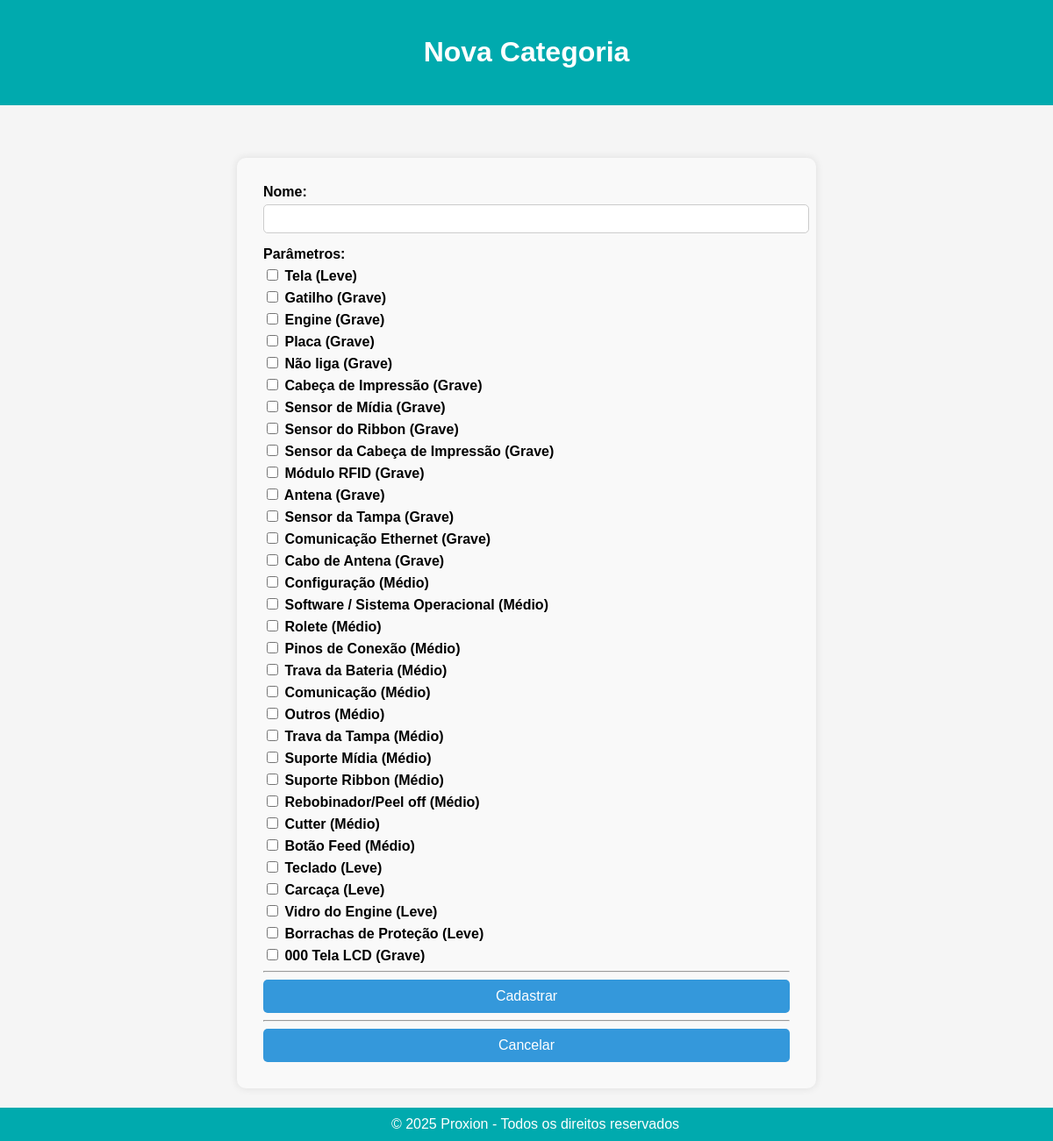
/equipamentos/categorias/cadastrar/, run on an earlier commit of the app's database.
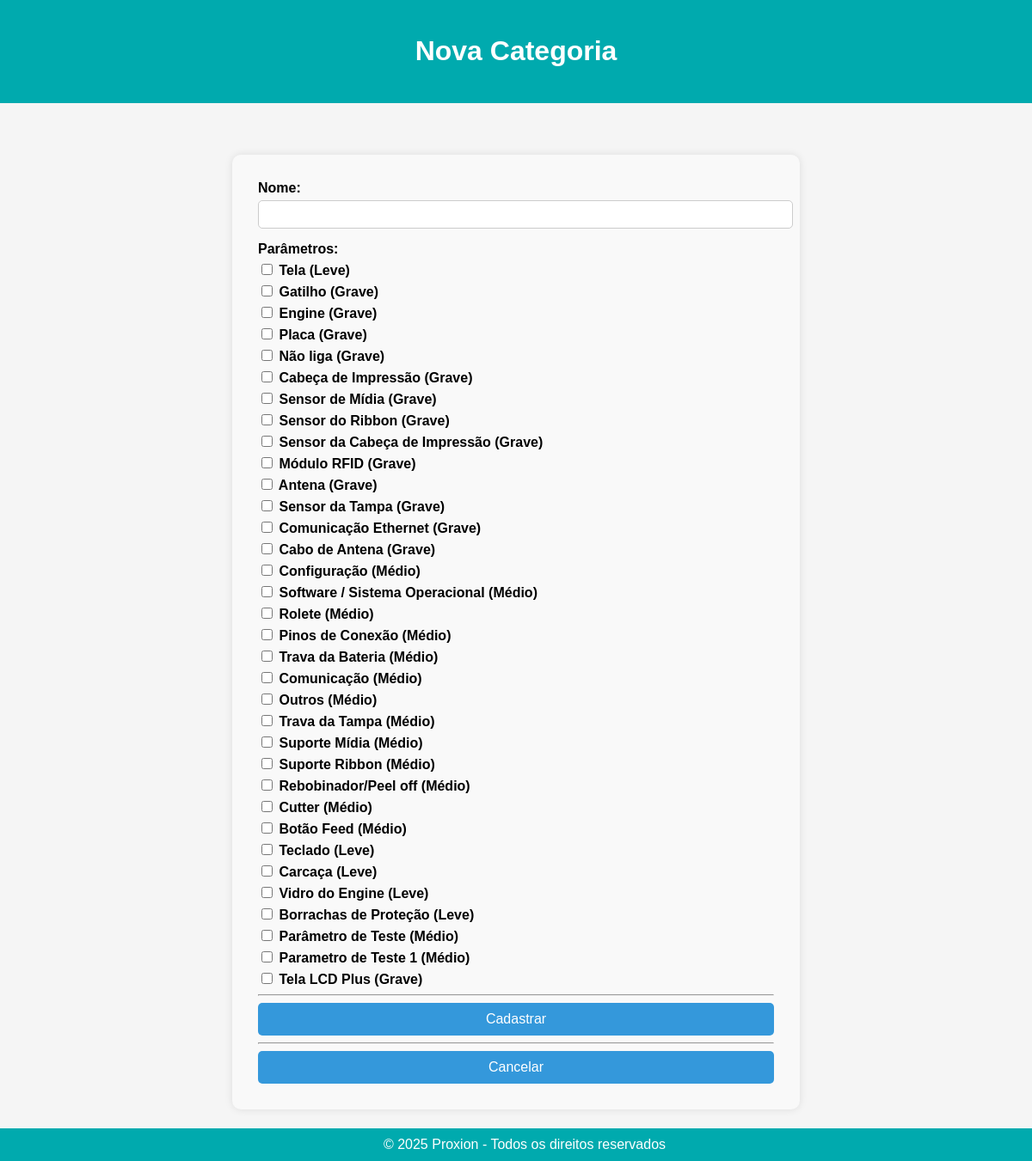
And on a later commit of the database.
### equipamentos/models.py (models this page shows, shortened)
class ParametroEquipamento(models.Model):
    nome = models.CharField(max_length=100, unique=True)
    GRAVIDADES = (
        ('leve', 'Leve'),
        ('medio', 'Médio'),
        ('grave', 'Grave'),
    )
    gravidade = models.CharField(max_length=10, choices=GRAVIDADES)
    avaliacao_ajuda = models.TextField(
        blank=True,
        verbose_name="Como avaliar",
        help_text="Descreva como o analista deve avaliar este parâmetro."
    )

### equipamentos/views.py (the view, shortened to what this page needs)
# urls.py: path('categorias/cadastrar/', views.cadastrar_categoria, name='cadastrar_categoria'),
def cadastrar_categoria(request):
    parametros = ParametroEquipamento.objects.all()
    return render(request, 'categorias/cadastrar_categoria.html', {'parametros': parametros})

### equipamentos/templates/categorias/cadastrar_categoria.html (shortened to what this page needs)
{% extends 'base.html' %}
{% load static %}
{% block extrahead %}
    <link rel="stylesheet" href="{% static 'css/usuario.css' %}">
{% endblock %}
{% block header %}
    <h1>Nova Categoria</h1>
{% endblock %}
{% block content %}
<div class="form-container">
    <form method="post">
        <label for="nome">Nome:</label>
        <input type="text" id="nome" name="nome" required>
        <label>Parâmetros:</label>
        <div class="checkbox-group">
            {% for parametro in parametros %}
                <div class="checkbox-item">
                    <label>
                        <input type="checkbox" name="parametros" value="{{ parametro.id }}">
                        {{ parametro.nome }} ({{ parametro.get_gravidade_display }})
                    </label>
                </div>
            {% endfor %}
        </div>
        <hr>
        <button type="submit">Cadastrar</button>
        <hr>
        <a href="{% url 'equipamentos:listar_categorias' %}">
            <button type="button">Cancelar</button>
        </a>
    </form>
</div>
{% endblock %}

What changed in the data, as far as the page shows it:
removed ParametroEquipamento: nome "000 Tela LCD", gravidade "Grave"
added ParametroEquipamento: nome "Parâmetro de Teste", gravidade "Médio"
added ParametroEquipamento: nome "Parametro de Teste 1", gravidade "Médio"
added ParametroEquipamento: nome "Tela LCD Plus", gravidade "Grave"
